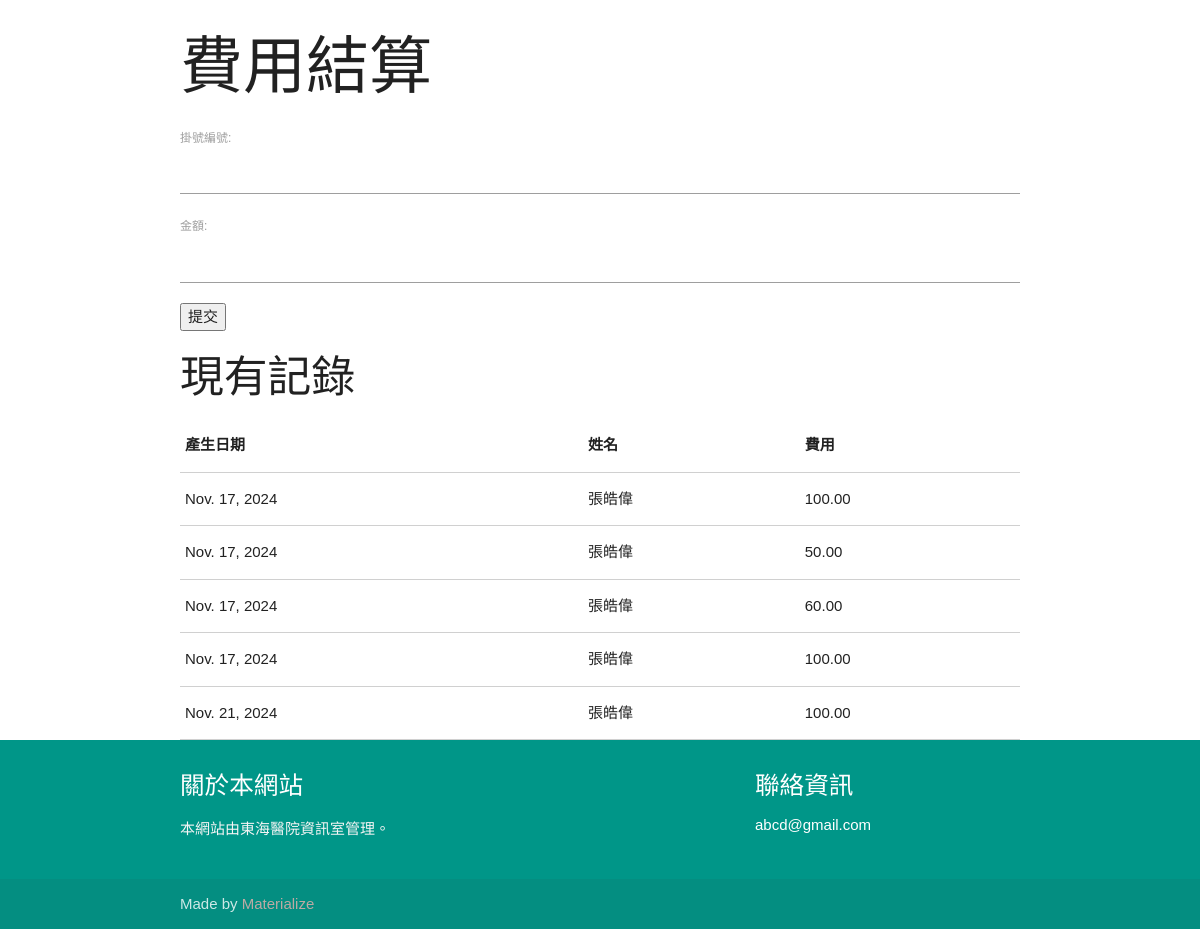
Page /billing/billing_interface/ on the earlier database version.
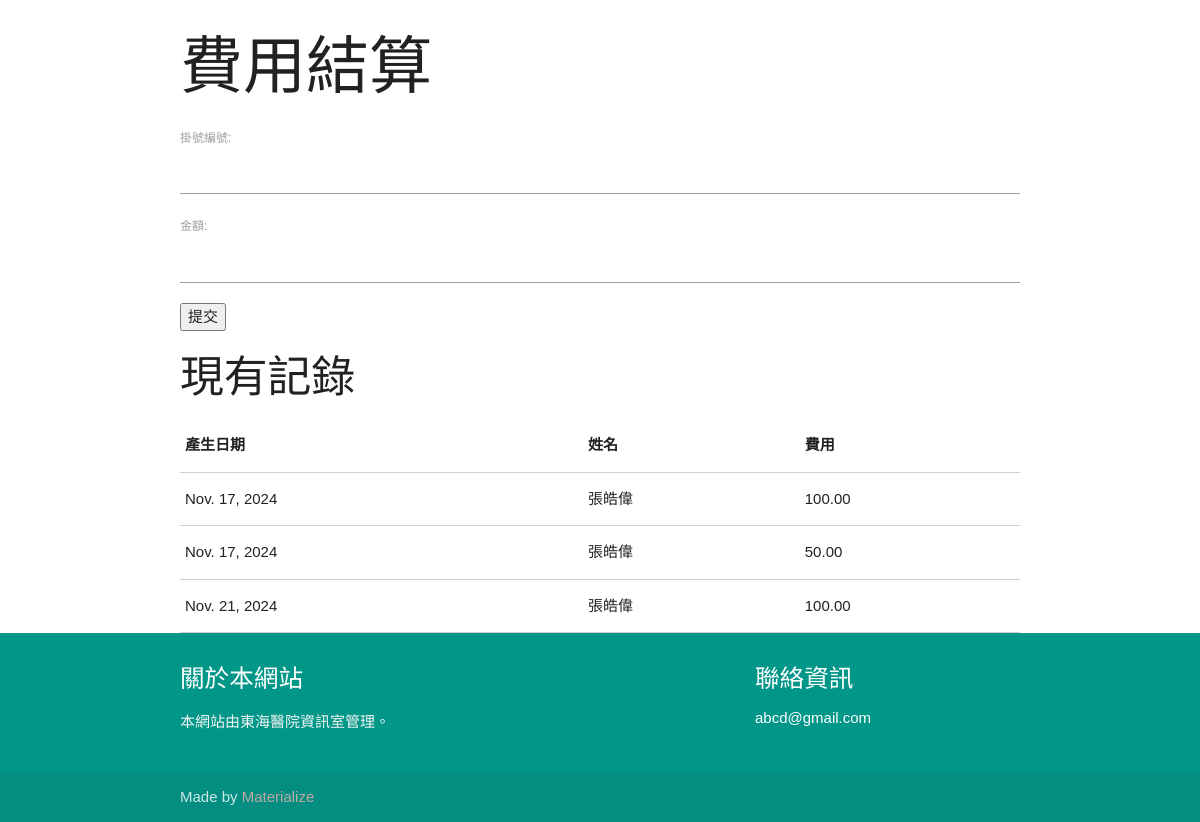
Same page on the later database version.
### billing/models.py (models this page shows, shortened)
class BillingRecord(models.Model):
    appointment = models.OneToOneField(Appointment, on_delete=models.CASCADE)
    amount = models.DecimalField(max_digits=10, decimal_places=2)
    date_created = models.DateField(auto_now_add=True)

### appointments/models.py (models this page shows)
class Appointment(models.Model):
    appointment_id = models.CharField(max_length=8, unique=True, null=True, blank=True)  # 預約的唯一識別碼，最多 8 個字元，可為空
    patient = models.ForeignKey(Patient, on_delete=models.CASCADE, db_column="patient_id")  # 外鍵，指向病人，當病人被刪除時，所有與其相關的預約也會被刪除
    doctor = models.ForeignKey(Doctor, on_delete=models.CASCADE, db_column="doctor_id")  # 外鍵，指向醫生，當醫生被刪除時，所有與其相關的預約也會被刪除
    date = models.DateTimeField()  # 預約的日期和時間
    description = models.TextField()  # 預約的描述，記錄病人或醫生的相關註解

class Patient(models.Model):
    patient_id = models.CharField(max_length=8, unique=True, null=True, blank=True)  # 病人的唯一識別碼，最多 8 個字元，可為空
    name = models.CharField(max_length=100)  # 病人的姓名，最多 100 個字元
    dob = models.DateField()  # 病人的出生日期
    phone = models.CharField(max_length=15)  # 病人的電話號碼，最多 15 個字元
    gender = models.CharField(max_length=10, choices=[('M', 'Male'), ('F', 'Female')])  # 病人的性別，選擇男或女
    age = models.IntegerField(null=False, default=18)  # 病人的年齡，默認為 18

### billing/views.py (the view)
# urls.py: path('billing_interface/', views.billing_interface, name='billing_interface'),
def billing_interface(request):
    if request.method == 'POST':
        appointment_id = request.POST['appointment_id']
        amount = request.POST['amount']
        appointment = Appointment.objects.get(appointment_id=appointment_id)
        BillingRecord.objects.create(appointment=appointment, amount=amount)
        return redirect('billing_interface')
    records = BillingRecord.objects.all()
    return render(request, 'billing/billing_interface.html', {'records': records})

### billing/templates/billing/billing_interface.html (shortened to what this page needs)
{% extends 'base.html' %}
{% block content %}
<h1>費用結算</h1>
<form method="post">
    <label for="appointment_id">掛號編號:</label>
    <input type="text" id="appointment_id" name="appointment_id" required><br>
    <label for="amount">金額:</label>
    <input type="number" id="amount" name="amount" step="10" required><br>
    <button type="submit">提交</button>
</form>
<h3>現有記錄</h3>
<table class="bordered responsive-table">
    <thead>
      <tr>
          <th data-field="date_created">產生日期</th>
          <th data-field="name">姓名</th>
          <th data-field="price">費用</th>
      </tr>
    </thead>
    <tbody>
        {% for record in records %}
      <tr>
        <td>{{ record.date_created }} </td>
        <td>{{ record.appointment.patient.name }} </td>
        <td>{{ record.amount }}</td>
      </tr>
      {% endfor %}
    </tbody>
  </table>
{% endblock %}

### templates/base.html (shortened to what this page needs)
<!DOCTYPE html>
<html lang="zh-Hant-TW">
<head>
  {% load static %}
  <link href="{% static 'css/materialize.css' %}" type="text/css" rel="stylesheet" media="screen,projection"/>
  <link rel="stylesheet" href="https://cdnjs.cloudflare.com/ajax/libs/animate.css/4.0.0/animate.min.css"/>
  <link rel="stylesheet" type="text/css" href="{% static 'css/hover.css' %}"/>
  <link href="{% static 'css/style.css' %}" type="text/css" rel="stylesheet" media="screen,projection"/>
  <link rel="stylesheet" type="text/css" href="https://cdn.jsdelivr.net/npm/sweetalert2@9.17.0/dist/sweetalert2.min.css"/>
</head>
<body>
    <div id="app">
        <div class="container">
            {% block content %}{% endblock %}
        </div>
        <footer class="page-footer teal">
            <div class="container">
            <div class="row">
                <div class="col l6 s12">
                <h5 class="white-text" id="code">關於本網站</h5>
                <p class="grey-text text-lighten-4">本網站由東海醫院資訊室管理。</p>
                </div>
                <div class="col l4 offset-l2 s12">
                    <h5 class="white-text">聯絡資訊</h5>
                    <ul>
                        <li><a class="white-text" href="#!">abcd@gmail.com </a></li>
                    </ul>
                </div>
            </div>
            </div>
            <div class="footer-copyright">
            <div class="container">
            Made by <a class="brown-text text-lighten-3" href="http://materializecss.com">Materialize</a>
            </div>
            </div>
        </footer>
    </div>
</body>
</html>

### static/css/style.css (style rules this page uses)
body { font-family: 'Noto Sans TC', sans-serif !important; }
p { line-height: 2rem; }
footer.page-footer { margin: 0; }

Differences in the rows shown:
removed BillingRecord: date_created "Nov. 17, 2024", appointment.patient.name "張皓偉", amount "60.00"
removed BillingRecord: date_created "Nov. 17, 2024", appointment.patient.name "張皓偉", amount "100.00"
